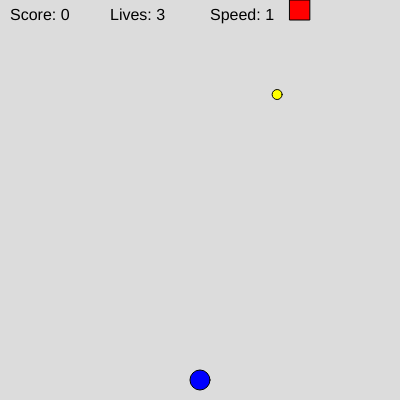
Frame 1 (no input)
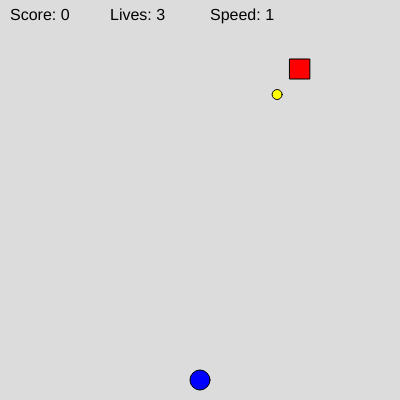
Frame 60 (no input)
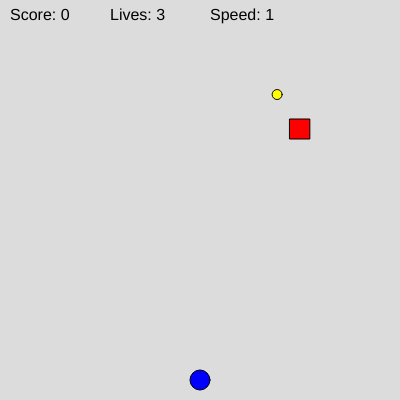
Frame 120 (the mouse pressed at the canvas centre since frame 60)

The p5.js sketch that drew these frames (run headless with seeded random() and noise() and a simulated clock; from frame 60 on, the mouse is pressed at the canvas centre):

// p5.js sketch
// ── sketch.js
// Game variables 
let playerX, playerY;
let coinX, coinY;
let obstacleX, obstacleY;
let score = 0;
let ObstacleSpeed = 0
let gameOver = false;
let lives = 3

function setup() {
  createCanvas(400, 400);
  initializeGame();
}

function initializeGame() {
  // Initialize player position (bottom center)
  playerX = width/2;
  playerY = height - 20;
  
  // Initialize coin position
  newCoin();
  
  // Initialize obstacle position
  obstacleX = random(20, height-20);
  obstacleY = 0
  ObstacleSpeed = 1
}

function draw() {
  background(220);
  
  if (gameOver) {
    displayGameOver();
  } else {
    // Draw game elements
    drawPlayer();
    drawCoin();
    drawObstacle();
    
    // Handle movement
    movePlayer();
    moveObstacle();
    
    // Check for collisions
    checkCoinCollection();
    checkCollisions();
    
    // Display game stats
    displayStats();
  }
}

function drawPlayer() {
  fill(0, 0, 255);  // Blue player
  circle(playerX, playerY, 20);
}

function drawCoin() {
  fill(255, 255, 0);  // Yellow coin
  circle(coinX, coinY, 10);
}

function drawObstacle() {
  fill(255, 0, 0);  // Red obstacle
  rect(obstacleX, obstacleY, 20, 20);
}

// Basic left/right movement provided
function movePlayer() {
  if (keyIsDown(LEFT_ARROW)) {
    playerX -= 5;
  }
  if (keyIsDown(RIGHT_ARROW)) {
    playerX += 5;
  }

  if (keyIsDown(UP_ARROW)) {
    playerY -= 5;
  }
  if (keyIsDown(DOWN_ARROW)) {
    playerY += 5;
  }
  
  // TODO: Add up/down movement
  // HINT: Use UP_ARROW and DOWN_ARROW keys
  // Movement should be 5 pixels per frame
  
  // TODO: Add boundary checking
  // HINT: Keep player within canvas bounds
  // Check against 0, width, and height
}

function moveObstacle() {
  // TODO: Move obstacle from left to right
  obstacleY += ObstacleSpeed
  if (obstacleY>=width){
    obstacleY=0
    ObstacleSpeed += 1
    obstacleX = random(20, height-20);
  }
  // HINT: Increase obstacleX by obstacleSpeed
  
  // TODO: Reset obstacle when it goes off screen
  // HINT: Check if obstacleX > width
  // Reset to left side and new random Y position
}

function checkCoinCollection() {
  // TODO: Check if player touches coin
  if(dist(playerX,playerY,coinX,coinY)<=15){
    score+=1
    coinX = random(20, height-20);
    coinY = random(20, height-20);
    ObstacleSpeed+=0.5
  }
  // HINT: Use dist(playerX, playerY, coinX, coinY)
  // If distance < 15:
  //   - Increase score
  //   - Create new coin
  //   - Increase obstacle speed slightly
}

function checkCollisions() {
  // TODO: Check if player hits obstacle
  // HINT: Similar to coin collection
  if(dist(playerX,playerY,obstacleX,obstacleY)<20){
    lives-=1
    if(lives==0){
      gameOver=true
    }
    obstacleX=random(20, height-20);
    obstacleY = 0
  }
  // If hit (distance < 20):
  //   - Increase hits
  //   - Check for game over (hits >= 3)
  //   - Reset positions
}

function displayStats() {
  fill(0);
  textSize(16);
  text("Score: " + score, 10, 20);
  text("Lives: " + lives, 110, 20);
  text("Speed: " + ObstacleSpeed, 210, 20);
  
  // TODO: Add display for hits and speed
}

function displayGameOver() {
  textSize(20)
  text("Game Over",130,150)
  text("Final socre: " + score, 125,200)
  text("Press R to Restart",115,250)
  // TODO: Show game over screen
  // HINT: Use textAlign(CENTER, CENTER)
  // Show:
  //   - "Game Over" message
  //   - Final score
  //   - "Press R to Restart"
}

function newCoin() {
  // Generate random position for coin
  coinX = random(20, width-20);
  coinY = random(20, height-20);
}

function resetGame() {
  playerX = width/2;
  playerY = height - 20;
  ObstacleSpeed = 1
  obstacleX = random(20, height-20);
  obstacleY = 0
  coinX = random(20, width-20);
  coinY = random(20, height-20);
  lives = 3
  score = 0
  gameOver = false
  // TODO: Reset all game variables
  // HINT: Reset score, hits, speed
  // Set gameOver to false
  // Call initializeGame()
}

function keyPressed() {
  if (gameOver){
    if (key=='r' || key==='R'){
      resetGame()
    }
  }
  // TODO: Check for 'R' key to restart game
  // HINT: Use key === 'r' || key === 'R'
  // Only works when game is over
}

// Helper function you might need
function distance(x1, y1, x2, y2) {
  return dist(x1, y1, x2, y2);
}
